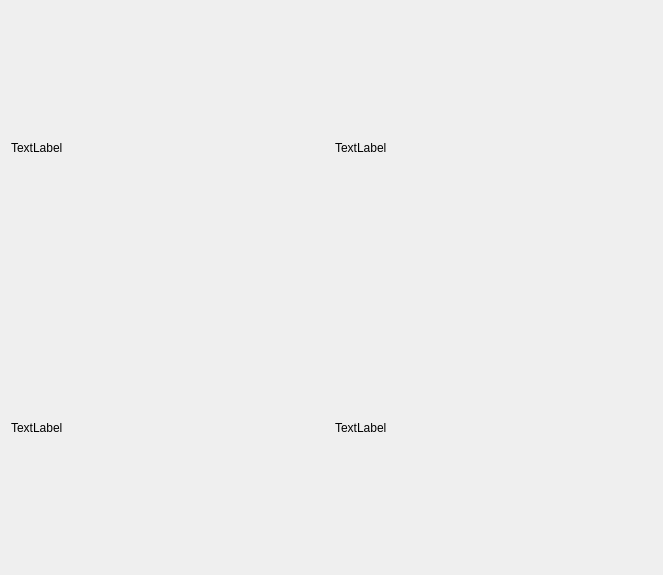
<?xml version="1.0" encoding="UTF-8"?>
<ui version="4.0">
 <class>FFTDialog</class>
 <widget class="QDialog" name="FFTDialog">
  <property name="geometry">
   <rect>
    <x>0</x>
    <y>0</y>
    <width>663</width>
    <height>575</height>
   </rect>
  </property>
  <property name="windowTitle">
   <string>Dialog</string>
  </property>
  <layout class="QGridLayout" name="gridLayout">
   <item row="0" column="0">
    <widget class="QLabel" name="image_label">
     <property name="text">
      <string>TextLabel</string>
     </property>
    </widget>
   </item>
   <item row="0" column="1">
    <widget class="QLabel" name="image_iftt">
     <property name="text">
      <string>TextLabel</string>
     </property>
    </widget>
   </item>
   <item row="1" column="0">
    <widget class="QLabel" name="image_fftre">
     <property name="text">
      <string>TextLabel</string>
     </property>
    </widget>
   </item>
   <item row="1" column="1">
    <widget class="QLabel" name="image_fftim">
     <property name="text">
      <string>TextLabel</string>
     </property>
    </widget>
   </item>
  </layout>
 </widget>
 <resources/>
 <connections/>
</ui>
